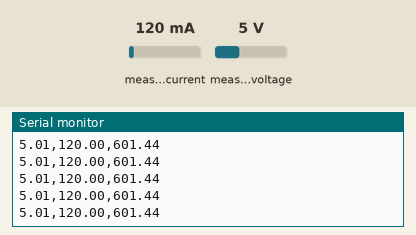
Recording of a sketch running on a simulated Arduino Uno, built with avr-gcc and run on an emulated ATmega328P. On the bench: the last lines printed to the serial monitor. Inputs (shaded band) come from the test bench; at power-on: measured current 120 mA, measured voltage 5 V.

Above: at 1.2 s.
1.3 s: measured current set to 40 mA
At 1.8 s:
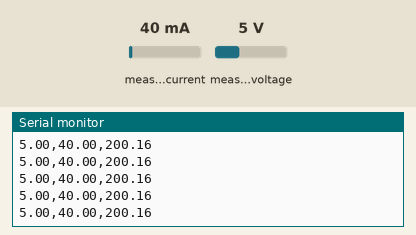
4.3 s: measured voltage set to 11.2 V
At 5.1 s:
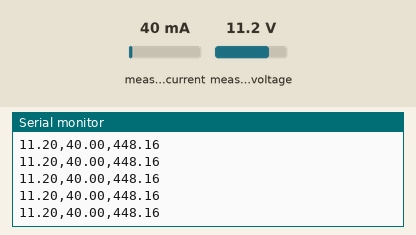
7.3 s: measured current set to 500 mA
At 8.3 s:
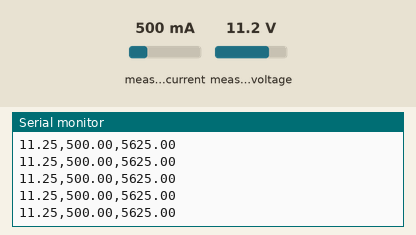
Timing chart, 0 to 10.3 s (numbered marks = the images above; inputs shaded):
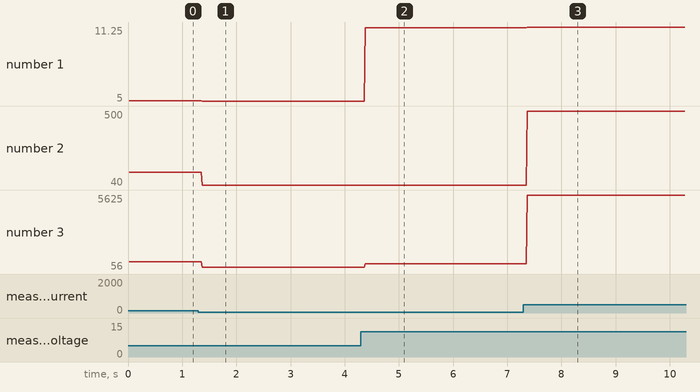

Measured:
- after the input at 1.3 s, the serial monitor: prints a new line after 0.07 s (image 1)
- after the input at 4.3 s, the serial monitor: prints a new line after 0.08 s (image 2)
- after the input at 7.3 s, the serial monitor: prints a new line after 0.07 s (image 3)
- plotted number 1: 5.01 → 5 after the input at 1.3 s, 5 → 11.2 after the input at 4.3 s, 11.2 → 11.25 after the input at 7.3 s
- plotted number 2: 120 → 40 after the input at 1.3 s, 40 → 500 after the input at 7.3 s
- plotted number 3: 601.44 → 200.16 after the input at 1.3 s, 200.16 → 448.16 after the input at 4.3 s, 448.16 → 56 after the input at 7.3 s

The sketch:

power_monitor.ino
```cpp
#include <Wire.h>
#include <Adafruit_INA219.h>

Adafruit_INA219 ina219;

void setup(void)
{
  Serial.begin(9600);
  ina219.begin();
  Serial.println("INA219 initialized");
}

void loop(void)
{
  float shuntvoltage = 0;
  float busvoltage = 0;
  float current_mA = 0;
  float loadvoltage = 0;
  float power = 0;

  shuntvoltage = ina219.getShuntVoltage_mV();
  busvoltage = ina219.getBusVoltage_V();
  current_mA = ina219.getCurrent_mA();
  loadvoltage = busvoltage + (shuntvoltage / 1000);
  power = current_mA * loadvoltage;

  Serial.print(loadvoltage);
  Serial.print(",");
  Serial.print(current_mA);
  Serial.print(",");
  Serial.println(power);
}
```
